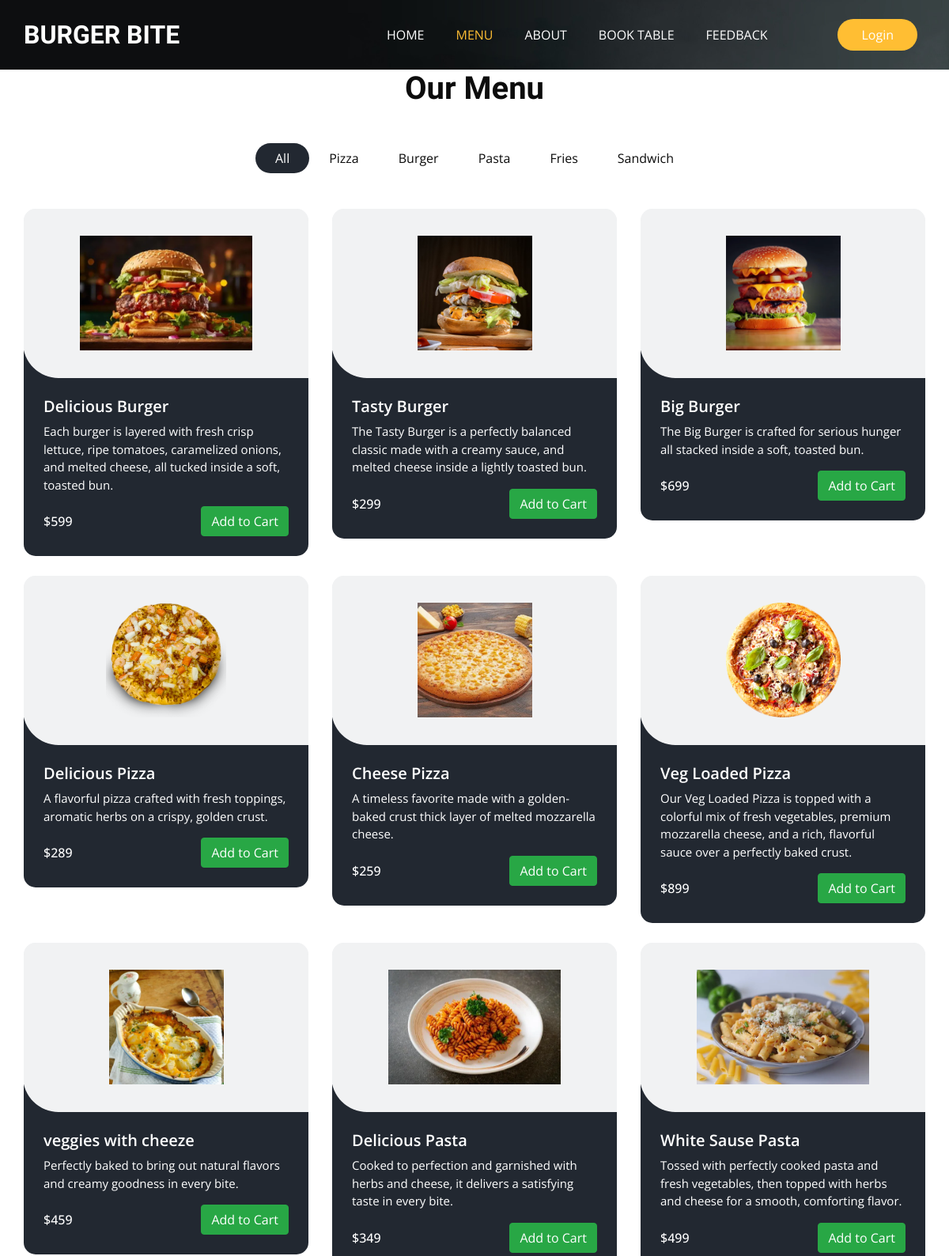
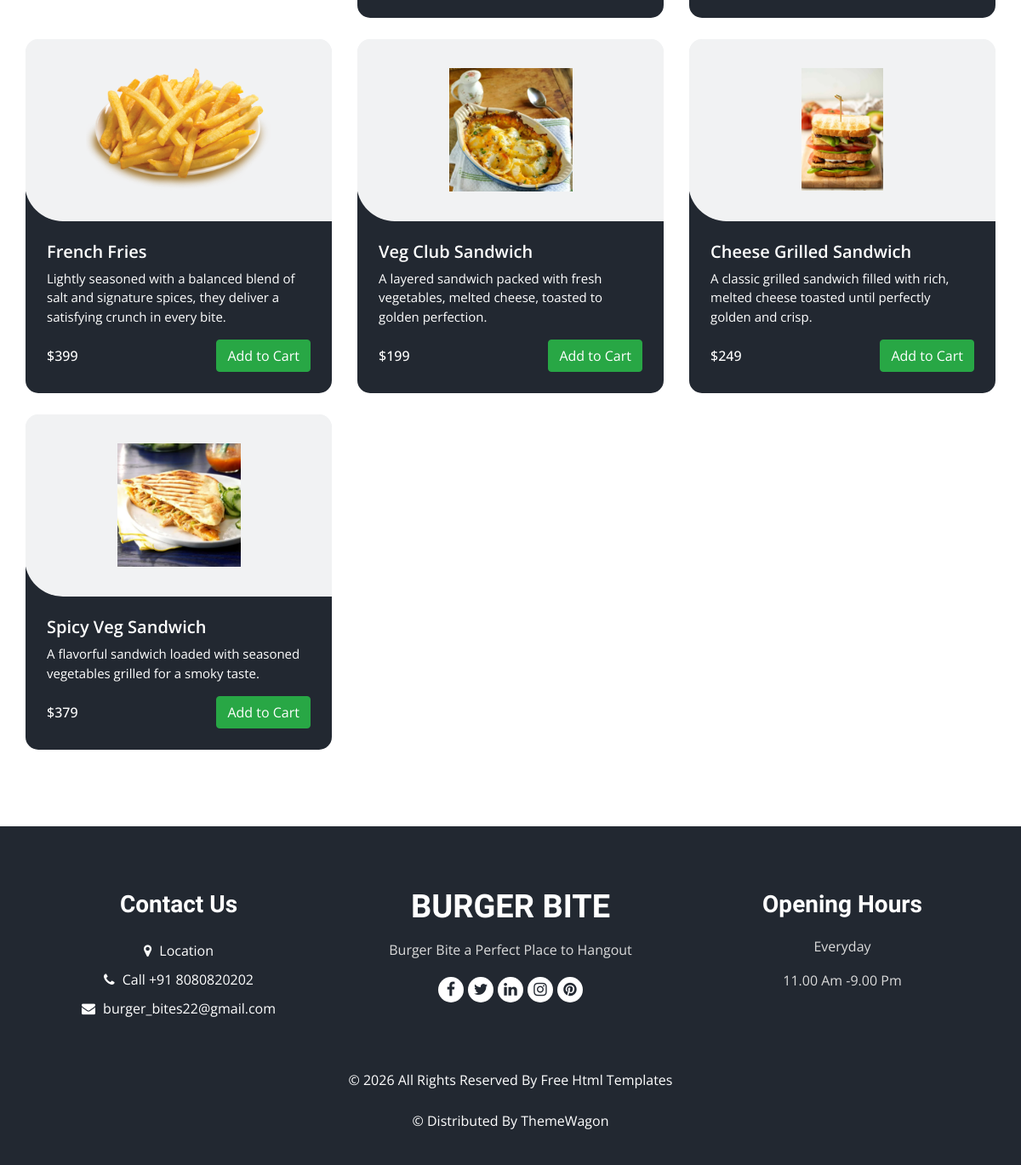
The app's page /menu/ with its own data (2 pictures, top to bottom).
### Base_App/models.py (models this page shows, shortened)
class ItemList(models.Model):
    Category_name = models.CharField(max_length=15)
    def __str__(self):
        return self.Category_name

class Items(models.Model):
    Item_name = models.CharField(max_length=40)
    description = models.TextField(blank=False)
    Price = models.IntegerField()
    Category = models.ForeignKey(ItemList, related_name='Name', on_delete=models.CASCADE)
    Image = models.CharField(max_length=100, default='images/default.jpg')  # ← changed from ImageField

### Base_App/views.py (the view)
# urls.py: path('menu/', MenuView, name='Menu'),
def MenuView(request):
    items =  Items.objects.all()
    list = ItemList.objects.all()
    return render(request, 'menu.html', {'items': items, 'list': list})

### Template/menu.html (shortened to what this page needs)
{% extends "base.html" %}
{% load static %}
{% block class %}class="sub_page"{% endblock class %}
{% block menu_status %}active{% endblock menu_status %}
{% block main %}
  <section class="food_section layout_padding-bottom">
    <div class="container">
      <div class="heading_container heading_center">
        <h2>
          Our Menu
        </h2>
      </div>
      <ul class="filters_menu">
        <li class="active" data-filter="*">All</li>
        {% for i in list %}
        <li data-filter=".{{i.Category_name}}">{{i.Category_name}}</li>
        {% endfor %}
      </ul>
      <div class="filters-content">
        <div class="row grid">
          {% for j in items %}
          <div class="col-sm-6 col-lg-4 all {{j.Category}}">
            <div class="box">
              <div>
                <div class="img-box">
                  <img src="{% static j.Image %}" alt="{{j.Item_name}}">
                </div>
                <div class="detail-box">
                  <h5>
                    {{j.Item_name}}
                  </h5>
                  <p>
                    {{j.description}}
                  </p>
                  <div class="options">
                    <h6>
                      ${{j.Price}}
                    </h6>
                    <button class="btn btn-success add-to-cart" data-item-id="{{j.id}}" data-item-name="{{j.Item_name}}" data-item-price="{{j.Price}}">
                      Add to Cart
                    </button>
                  </div>
                </div>
              </div>
            </div>
          </div>
          {% endfor %}
        </div>
      </div>
    </div>
  </section>
{% endblock main %}

### Template/base.html (shortened to what this page needs)
{% load static %}
<!DOCTYPE html>
<html>
{% load static %}
<head>
  <link rel="stylesheet" type="text/css" href="{% static 'css/bootstrap.css' %}" />
  <link rel="stylesheet" type="text/css" href="https://cdnjs.cloudflare.com/ajax/libs/OwlCarousel2/2.3.4/assets/owl.carousel.min.css" />
  <link rel="stylesheet" href="https://cdnjs.cloudflare.com/ajax/libs/jquery-nice-select/1.1.0/css/nice-select.min.css" />
  <link href="{% static 'css/font-awesome.min.css' %}" rel="stylesheet" />
  <link href="{% static 'css/style.css' %}" rel="stylesheet" />
  <link href="{% static 'css/responsive.css' %}" rel="stylesheet" />
</head>
<body {% block class %}{% endblock class %}>
  <div class="hero_area">
    <div class="bg-box">
      <img src="{% static 'images/hero-bg.jpg' %}" alt="">
    </div>
    <header class="header_section">
      <div class="container">
        <nav class="navbar navbar-expand-lg custom_nav-container ">
          <a class="navbar-brand" href="{% url "Home" %}">
            <span>
              BURGER BITE
            </span>
          </a>
          <div class="collapse navbar-collapse" id="navbarSupportedContent">
            <ul class="navbar-nav  mx-auto ">
              <li class="nav-item {% block home_status %}{% endblock home_status %}">
                <a class="nav-link" href="{% url "Home" %}">Home <span class="sr-only">(current)</span></a>
              </li>
              <li class="nav-item {% block menu_status %}{% endblock menu_status %}">
                <a class="nav-link " href="{% url "Menu" %}">Menu</a>
              </li>
              <li class="nav-item {% block about_status %}{% endblock about_status %}">
                <a class="nav-link" href="{% url "About" %}">About</a>
              </li>
              <li class="nav-item {% block table_status %}{% endblock table_status %}">
                <a class="nav-link" href="{% url "Book_Table" %}">Book Table</a>
              </li>
              <li class="nav-item {% block feedback_status %}{% endblock feedback_status %}">
                <a class="nav-link" href="{% url "Feedback_Form" %}">Feedback</a>
              </li>
            </ul>
            <div class="user_option">
              <div class="user_option">
                {% if user.is_authenticated %}
                  <span style="background-color: #f8c6c6; color: #000; padding: 5px 10px; border-radius: 5px; font-weight: bold;">
                    {{ user.username }}
                  </span>
                  <a href="{% url 'logout' %}" class="btn btn-secondary">Logout</a>
                  <button id="cart-button" class="btn btn-primary">
                    <i class="fa fa-shopping-cart"></i> Cart
                  </button>
                {% else %}
                  <a href="{% url 'login' %}" class="btn order_online">Login</a>
                {% endif %}
              </div>
            </div>
          </div>
        </nav>
      </div>
    </header>
  </div>
 {% block main %}{% endblock main %}
  <footer class="footer_section">
    <div class="container">
      <div class="row">
        <div class="col-md-4 footer-col">
          <div class="footer_contact">
            <h4>
              Contact Us
            </h4>
            <div class="contact_link_box">
              <a href="">
                <i class="fa fa-map-marker" aria-hidden="true"></i>
                <span>
                  Location
                </span>
              </a>
              <a href="">
                <i class="fa fa-phone" aria-hidden="true"></i>
                <span>
                  Call +91 8080820202
                </span>
              </a>
              <a href="">
                <i class="fa fa-envelope" aria-hidden="true"></i>
                <span>
                  burger_bites22@gmail.com
                </span>
              </a>
            </div>
          </div>
        </div>
        <div class="col-md-4 footer-col">
          <div class="footer_detail">
            <a href="" class="footer-logo">
              BURGER BITE
            </a>
            <p>
              Burger Bite a Perfect Place to Hangout
            </p>
            <div class="footer_social">
              <a href="">
                <i class="fa fa-facebook" aria-hidden="true"></i>
              </a>
              <a href="">
                <i class="fa fa-twitter" aria-hidden="true"></i>
              </a>
              <a href="">
                <i class="fa fa-linkedin" aria-hidden="true"></i>
              </a>
              <a href="">
                <i class="fa fa-instagram" aria-hidden="true"></i>
              </a>
              <a href="">
                <i class="fa fa-pinterest" aria-hidden="true"></i>
              </a>
            </div>
          </div>
        </div>
        <div class="col-md-4 footer-col">
          <h4>
            Opening Hours
          </h4>
          <p>
            Everyday
          </p>
          <p>
            11.00 Am -9.00 Pm
          </p>
        </div>
      </div>
      <div class="footer-info">
        <p>
          &copy; <span id="displayYear"></span> All Rights Reserved By
          <a href="https://html.design/">Free Html Templates</a><br><br>
          &copy;  Distributed By
          <a href="https://themewagon.com/" target="_blank">ThemeWagon</a>
        </p>
      </div>
    </div>
  </footer>
</body>
</html>

### static/css/responsive.css (style rules this page uses)
@media (min-width: 1200px) { .container { max-width: 1170px; } }

### records on screen
ItemList: Category_name "Pizza"
ItemList: Category_name "Burger"
ItemList: Category_name "Pasta"
ItemList: Category_name "Fries"
ItemList: Category_name "Sandwich"
Items: shows a picture, Item_name "Delicious Burger", description "Each burger is layered with fresh crisp lettuce, ripe tomatoes, caramelized onions, and melted cheese, all tucked inside a soft, toasted bun.", Price "599"
Items: shows a picture, Item_name "Tasty Burger", description "The Tasty Burger is a perfectly balanced classic made with a creamy sauce, and melted cheese inside a lightly toasted bun.", Price "299"
Items: shows a picture, Item_name "Big Burger", description "The Big Burger is crafted for serious hunger all stacked inside a soft, toasted bun.", Price "699"
Items: shows a picture, Item_name "Delicious Pizza", description "A flavorful pizza crafted with fresh toppings, aromatic herbs on a crispy, golden crust.", Price "289"
Items: shows a picture, Item_name "Cheese Pizza", description "A timeless favorite made with a golden-baked crust thick layer of melted mozzarella cheese.", Price "259"
Items: shows a picture, Item_name "Veg Loaded Pizza", description "Our Veg Loaded Pizza is topped with a colorful mix of fresh vegetables, premium mozzarella cheese, and a rich, flavorful sauce over a perfectly baked crust.", Price "899"
Items: Item_name "veggies with cheeze", description "Perfectly baked to bring out natural flavors and creamy goodness in every bite.", Price "459"
Items: shows a picture, Item_name "Delicious Pasta", description "Cooked to perfection and garnished with herbs and cheese, it delivers a satisfying taste in every bite.", Price "349"
Items: shows a picture, Item_name "White Sause Pasta", description "Tossed with perfectly cooked pasta and fresh vegetables, then topped with herbs and cheese for a smooth, comforting flavor.", Price "499"
Items: shows a picture, Item_name "French Fries", description "Lightly seasoned with a balanced blend of salt and signature spices, they deliver a satisfying crunch in every bite.", Price "399"
Items: Item_name "Veg Club Sandwich", description "A layered sandwich packed with fresh vegetables, melted cheese, toasted to golden perfection.", Price "199"
Items: shows a picture, Item_name "Cheese Grilled Sandwich", description "A classic grilled sandwich filled with rich, melted cheese toasted until perfectly golden and crisp.", Price "249"
Items: shows a picture, Item_name "Spicy Veg Sandwich", description "A flavorful sandwich loaded with seasoned vegetables grilled for a smoky taste.", Price "379"
